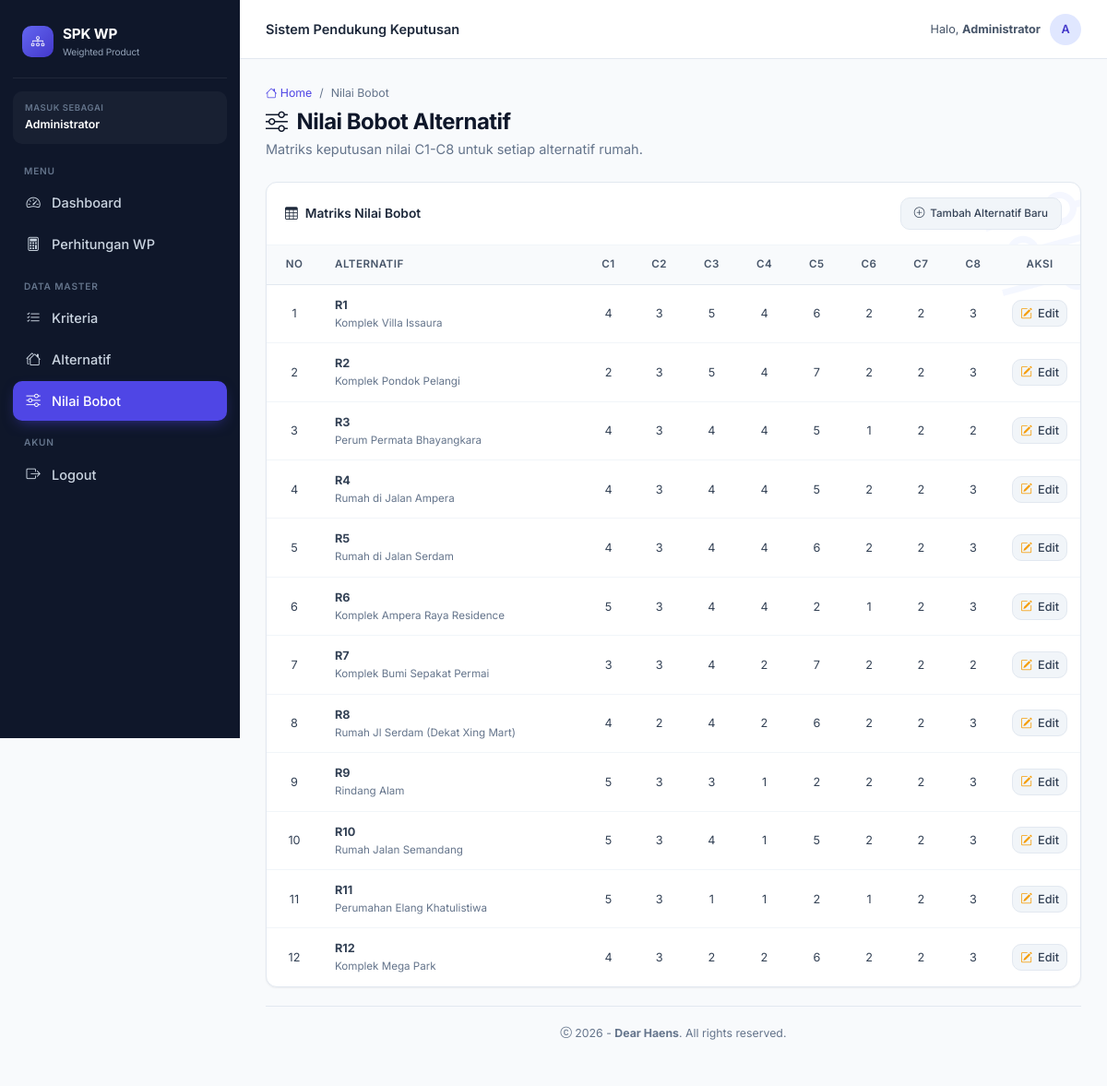
Screenshot of /admin/bobot.php (signed in) with the database file from the repository.
### tables this page shows
CREATE TABLE `kriteria` (
  `id` int(11) NOT NULL,
  `code` varchar(32) DEFAULT NULL,
  `kriteria` varchar(256) DEFAULT NULL,
  `jenis` varchar(32) DEFAULT NULL,
  `bobot` int(10) DEFAULT NULL
);

CREATE TABLE `bobot` (
  `id_bobot` int(11) NOT NULL,
  `id_alter` int(11) DEFAULT NULL,
  `c1` int(128) DEFAULT NULL,
  `c2` int(128) DEFAULT NULL,
  `c3` int(128) DEFAULT NULL,
  `c4` int(128) DEFAULT NULL,
  `c5` int(128) DEFAULT NULL,
  `c6` int(128) DEFAULT NULL,
  `c7` int(128) DEFAULT NULL,
  `c8` int(128) DEFAULT NULL
);

CREATE TABLE `alternatif` (
  `id_alter` int(11) NOT NULL,
  `code` varchar(128) DEFAULT NULL,
  `alternatif` varchar(128) DEFAULT NULL
);

### admin/config/database.php (called while the page is built, shortened)
<?php
function db(): PDO
{
    static $pdo = null;
    if ($pdo === null) {
        $host = $_ENV['DB_HOST'] ?? 'localhost';
        $name = $_ENV['DB_NAME'] ?? 'db_wp_kel9';
        $user = $_ENV['DB_USER'] ?? 'root';
        $pass = $_ENV['DB_PASS'] ?? '';
        try {
            $pdo = new PDO(
                "mysql:host={$host};dbname={$name};charset=utf8mb4",
                $user,
                $pass,
                [
                    PDO::ATTR_ERRMODE            => PDO::ERRMODE_EXCEPTION,
                    PDO::ATTR_DEFAULT_FETCH_MODE => PDO::FETCH_ASSOC,
                    PDO::ATTR_EMULATE_PREPARES   => false,
                ]
            );
        } catch (PDOException $e) {
            die('Koneksi database gagal: ' . htmlspecialchars($e->getMessage()));
        }
    }
    return $pdo;
}

### admin/functions/helpers.php (called while the page is built, shortened)
<?php
function e(?string $s): string
{
    return htmlspecialchars((string) $s, ENT_QUOTES, 'UTF-8');
}

### admin/bobot.php (the view, shortened to what this page needs)
<?php
require __DIR__ . '/config/database.php';
require __DIR__ . '/functions/helpers.php';
$kriteriaList = db()->query("SELECT * FROM kriteria ORDER BY id ASC")->fetchAll();
$sql = "SELECT a.alternatif, a.code, b.* FROM bobot b JOIN alternatif a ON b.id_alter = a.id_alter ORDER BY a.id_alter ASC";
$bobotList = db()->query($sql)->fetchAll();
include 'template/head.php';
include 'template/nav-side.php';
include 'template/nav-top.php';
?>
<div class="page-header">
    <nav>
        <ol class="breadcrumb-modern">
            <li><a href="index.php"><i class="bi bi-house"></i> Home</a></li>
            <li>/</li>
            <li>Nilai Bobot</li>
        </ol>
    </nav>
    <h1><i class="bi bi-sliders"></i> Nilai Bobot Alternatif</h1>
    <p>Matriks keputusan nilai C1-C8 untuk setiap alternatif rumah.</p>
</div>
<div class="card-modern">
    <div class="card-head">
        <h5><i class="bi bi-table"></i> Matriks Nilai Bobot</h5>
        <a href="alternatif.php" class="btn-soft" style="font-size: .8rem;">
            <i class="bi bi-plus-circle"></i> Tambah Alternatif Baru
        </a>
    </div>
    <div class="card-body p-0">
        <div class="table-responsive">
            <table class="table-modern">
                <thead>
                    <tr>
                        <th width="60px" class="text-center">No</th>
                        <th>Alternatif</th>
                        <?php foreach ($kriteriaList as $k): ?>
                            <th class="text-center" title="<?= e($k['kriteria']) ?> (<?= e($k['jenis']) ?>)">
                                <?= e($k['code']) ?>
                            </th>
                        <?php endforeach; ?>
                        <th width="80px" class="text-center">Aksi</th>
                    </tr>
                </thead>
                <tbody>
                    <?php if (empty($bobotList)): ?>
                        <tr>
                            <td colspan="<?= 3 + count($kriteriaList) ?>">
                                <div class="empty-state">
                                    <img src="https://illustrations.popsy.co/amber/data-analysis.svg" alt="Empty">
                                    <h4>Belum Ada Data Bobot</h4>
                                    <p>Data bobot akan muncul otomatis setelah Anda menambahkan data Alternatif.</p>
                                </div>
                            </td>
                        </tr>
                    <?php else: ?>
                        <?php $no = 1; foreach ($bobotList as $row): ?>
                            <tr>
                                <td class="text-center"><?= $no++ ?></td>
                                <td>
                                    <strong><?= e($row['code']) ?></strong><br>
                                    <span style="font-size: .8rem; color: var(--slate-500);"><?= e($row['alternatif']) ?></span>
                                </td>
                                <?php for ($i = 1; $i <= 8; $i++): ?>
                                    <td class="text-center"><?= e((string)$row['c' . $i]) ?></td>
                                <?php endfor; ?>
                                <td class="text-center">
                                    <button class="btn-soft" style="padding: 4px 8px;" data-bs-toggle="modal" data-bs-target="#editModal<?= $row['id_bobot'] ?>" title="Edit Nilai">
                                        <i class="bi bi-pencil-square" style="color: #f59e0b;"></i> Edit
                                    </button>
                                </td>
                            </tr>
                        <?php endforeach; ?>
                    <?php endif; ?>
                </tbody>
            </table>
        </div>
    </div>
</div>
<?php include 'template/footer.php'; ?>

### admin/assets/css/app.css (style rules this page uses)
:root { --brand-50: #eef2ff; --brand-100: #e0e7ff; --brand-500: #6366f1; --brand-600: #4f46e5; --brand-700: #4338ca; --slate-50: #f8fafc; --slate-100: #f1f5f9; --slate-200: #e2e8f0; --slate-300: #cbd5e1; --slate-400: #94a3b8; --slate-500: #64748b; --slate-600: #475569; --slate-700: #334155; --slate-800: #1e293b; --slate-900: #0f172a; --sidebar-w: 260px; --topbar-h: 64px; --radius: 12px; --shadow-sm: 0 1px 2px rgba(15, 23, 42, .06); --shadow: 0 4px 12px rgba(15, 23, 42, .08); }
* { box-sizing: border-box; }
html, body { font-family: 'Inter', system-ui, -apple-system, sans-serif; background: var(--slate-50); color: var(--slate-800); font-size: 14.5px; -webkit-font-smoothing: antialiased; margin: 0; padding: 0; }
.page-header { margin-bottom: 24px; }
.page-header h1 { font-size: 1.65rem; font-weight: 700; color: var(--slate-900); letter-spacing: -.02em; margin: 0 0 4px; display: flex; align-items: center; gap: 10px; }
.page-header p { color: var(--slate-500); margin: 0; }
.breadcrumb-modern { display: flex; gap: 8px; list-style: none; padding: 0; margin: 0 0 8px; font-size: .85rem; color: var(--slate-500); }
.breadcrumb-modern a { color: var(--brand-600); text-decoration: none; }
.card-modern { background: #fff; border: 1px solid var(--slate-200); border-radius: var(--radius); box-shadow: var(--shadow-sm); margin-bottom: 20px; overflow: hidden; }
.card-modern .card-head { padding: 16px 20px; border-bottom: 1px solid var(--slate-100); display: flex; align-items: center; justify-content: space-between; }
.card-modern .card-head h5 { margin: 0; font-size: .95rem; font-weight: 600; color: var(--slate-800); display: flex; align-items: center; gap: 8px; }
.card-modern .card-body { padding: 20px; }
.table-modern { width: 100%; border-collapse: collapse; font-size: .875rem; margin: 0; }
.table-modern thead th { background: var(--slate-50); color: var(--slate-600); font-weight: 600; text-align: left; padding: 12px 14px; border-bottom: 1px solid var(--slate-200); font-size: .8rem; text-transform: uppercase; letter-spacing: .04em; white-space: nowrap; }
.table-modern tbody td, .table-modern tbody th { padding: 12px 14px; border-bottom: 1px solid var(--slate-100); color: var(--slate-700); font-weight: 400; vertical-align: middle; }
.table-modern tbody tr:last-child td, .table-modern tbody tr:last-child th { border-bottom: none; }
.table-modern .text-center { text-align: center; }
.btn-soft { background: var(--slate-100); color: var(--slate-700); border: 1px solid var(--slate-200); padding: 8px 14px; border-radius: 10px; font-weight: 500; font-size: .875rem; display: inline-flex; align-items: center; gap: 6px; text-decoration: none; transition: background .15s; cursor: pointer; }
.card-modern { position: relative; overflow: hidden; }
.card-modern .card-head, .card-modern .card-body { position: relative; z-index: 1; }
.text-center { text-align: center !important; }

### rows the page displays
kriteria: code "C1"
kriteria: code "C2"
kriteria: code "C3"
kriteria: code "C4"
kriteria: code "C5"
kriteria: code "C6"
kriteria: code "C7"
kriteria: code "C8"
bobot: id_alter.code "R1", id_alter.alternatif "Komplek Villa Issaura", c1 "4", c2 "3", c3 "5", c4 "4", c5 "6", c6 "2", c7 "2", c8 "3"
bobot: id_alter.code "R2", id_alter.alternatif "Komplek Pondok Pelangi", c1 "2", c2 "3", c3 "5", c4 "4", c5 "7", c6 "2", c7 "2", c8 "3"
bobot: id_alter.code "R3", id_alter.alternatif "Perum Permata Bhayangkara", c1 "4", c2 "3", c3 "4", c4 "4", c5 "5", c6 "1", c7 "2", c8 "2"
bobot: id_alter.code "R4", id_alter.alternatif "Rumah di Jalan Ampera", c1 "4", c2 "3", c3 "4", c4 "4", c5 "5", c6 "2", c7 "2", c8 "3"
bobot: id_alter.code "R5", id_alter.alternatif "Rumah di Jalan Serdam", c1 "4", c2 "3", c3 "4", c4 "4", c5 "6", c6 "2", c7 "2", c8 "3"
bobot: id_alter.code "R6", id_alter.alternatif "Komplek Ampera Raya Residence", c1 "5", c2 "3", c3 "4", c4 "4", c5 "2", c6 "1", c7 "2", c8 "3"
bobot: id_alter.code "R7", id_alter.alternatif "Komplek Bumi Sepakat Permai", c1 "3", c2 "3", c3 "4", c4 "2", c5 "7", c6 "2", c7 "2", c8 "2"
bobot: id_alter.code "R8", id_alter.alternatif "Rumah Jl Serdam (Dekat Xing Mart)", c1 "4", c2 "2", c3 "4", c4 "2", c5 "6", c6 "2", c7 "2", c8 "3"
bobot: id_alter.code "R9", id_alter.alternatif "Rindang Alam", c1 "5", c2 "3", c3 "3", c4 "1", c5 "2", c6 "2", c7 "2", c8 "3"
bobot: id_alter.code "R10", id_alter.alternatif "Rumah Jalan Semandang", c1 "5", c2 "3", c3 "4", c4 "1", c5 "5", c6 "2", c7 "2", c8 "3"
bobot: id_alter.code "R11", id_alter.alternatif "Perumahan Elang Khatulistiwa", c1 "5", c2 "3", c3 "1", c4 "1", c5 "2", c6 "1", c7 "2", c8 "3"
bobot: id_alter.code "R12", id_alter.alternatif "Komplek Mega Park", c1 "4", c2 "3", c3 "2", c4 "2", c5 "6", c6 "2", c7 "2", c8 "3"

### other values shown
$_SESSION['nama_lengkap'] "Administrator"
substr($_SESSION['nama_lengkap'] ?? 'A', 0, 1) "A"
